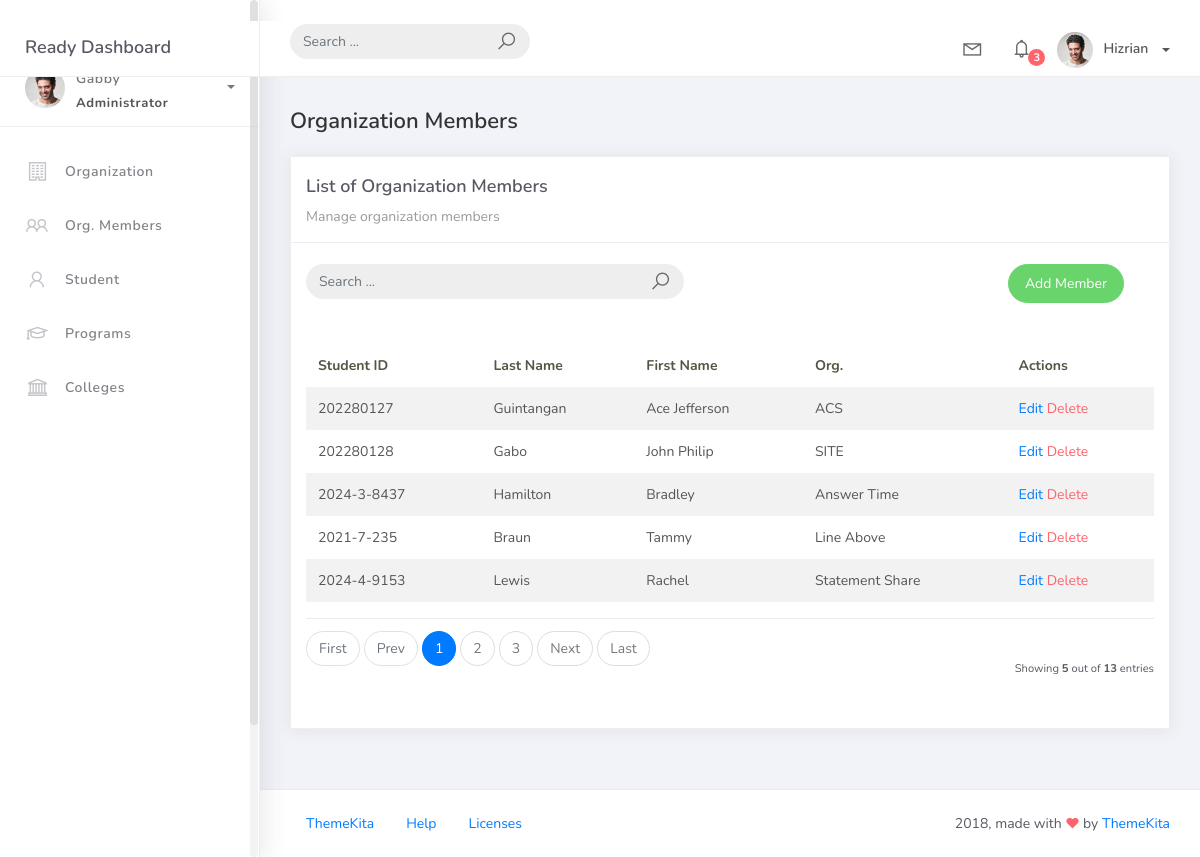
The page /orgmember_list on the database its author committed.
### studentorg/models.py (models this page shows, shortened)
class BaseModel(models.Model):
    created_at = models.DateTimeField(auto_now_add=True, db_index=True)
    updated_at = models.DateTimeField(auto_now=True)
    class Meta:
        abstract = True

class OrgMember(BaseModel):  # Fixed indentation (was nested inside Student class)
    student = models.ForeignKey(Student, on_delete=models.CASCADE)
    organization = models.ForeignKey(Organization, on_delete=models.CASCADE)
    date_joined = models.DateField()  # Fixed typo from 'date_jointed' to 'date_joined'

class Student(BaseModel):
    student_id = models.CharField(max_length=15)
    lastname = models.CharField(max_length=25)
    firstname = models.CharField(max_length=25)
    middlename = models.CharField(max_length=25, blank=True, null=True)
    program = models.ForeignKey(Program, on_delete=models.CASCADE)

class Organization(BaseModel):
    name = models.CharField(max_length=250)
    college = models.ForeignKey(
        College, null=True, blank=True, on_delete=models.CASCADE)
    description = models.CharField(max_length=500)

### studentorg/views.py (the view)
# urls.py: path('orgmember_list', OrgMemberList.as_view(), name='orgmember-list'),
class OrgMemberList(ListView):
    model = OrgMember
    context_object_name = 'orgmember'
    template_name = 'orgmember_list.html'
    paginate_by = 5

### templates/orgmember_list.html (shortened to what this page needs)
{% extends 'base.html' %} {% load static %} {% block content %}
<div class="content">
    <div class="container-fluid">
        <h4 class="page-title">Organization Members</h4>
        <div class="row">
            <div class="col-md-12">
                <div class="card">
                    <div class="card-header">
                        <div class="card-title">List of Organization Members</div>
                        <div class="card-category">Manage organization members</div>
                    </div>
                    <br />
                    <div class="col-md-12 row">
                        <div class="col-md-6">
                            <form class="navbar-left navbar-form nav-search mr-md-3" action="">
                                <div class="input-group">
                                    <input type="text" placeholder="Search ..." class="form-control" />
                                    <div class="input-group-append">
                                        <span class="input-group-text">
                                            <i class="la la-search search-icon"></i>
                                        </span>
                                    </div>
                                </div>
                            </form>
                        </div>
                        <div class="col-md-6">
                            <div class="pull-right">
                                <a href="{% url 'orgmember-add' %}" class="btn btn-success btn-rounded">Add Member</a>
                            </div>
                        </div>
                    </div>
                    <div class="card-body">
                        <table class="table table-striped mt-3">
                            <thead>
                                <tr>
                                    <th scope="col">Student ID</th>
                                    <th scope="col">Last Name</th>
                                    <th scope="col">First Name</th>
                                    <th scope="col">Org.</th>
                                    <th scope="col">Actions</th>
                                </tr>
                            </thead>
                            <tbody>
                                {% for object in orgmember %}
                                <tr>
                                    <td>{{ object.student.student_id }}</td>
                                    <td>{{ object.student.lastname }}</td>
                                    <td>{{ object.student.firstname }}</td>
                                    <td>{{ object.organization.name }}</td>
                                    <td>
                                        <a href="{% url 'orgmember-edit' object.id %}">Edit</a>
                                        <a href="{% url 'orgmember-delete' object.id %}" class="text-danger">Delete</a>
                                    </td>
                                </tr>
                                {% empty %}
                                <tr>
                                    <td colspan="5" style="text-align: center;">
                                        <p class="text-sm font-weight-bold mb-0">No Records Found</p>
                                    </td>
                                </tr>
                                {% endfor %}
                            </tbody>
                        </table>
                        {% include 'includes/pagination.html' %}
                    </div>
                </div>
            </div>
        </div>
    </div>
</div>
{% endblock %}

### rows shown on the page
OrgMember: student.student_id "202280127", student.lastname "Guintangan", student.firstname "Ace Jefferson", organization.name "ACS"
OrgMember: student.student_id "202280128", student.lastname "Gabo", student.firstname "John Philip", organization.name "SITE"
OrgMember: student.student_id "2024-3-8437", student.lastname "Hamilton", student.firstname "Bradley", organization.name "Answer Time"
OrgMember: student.student_id "2021-7-235", student.lastname "Braun", student.firstname "Tammy", organization.name "Line Above"
OrgMember: student.student_id "2024-4-9153", student.lastname "Lewis", student.firstname "Rachel", organization.name "Statement Share"

### other values the page prints
{{ page_num }} "1"
{{ page_num }} "2" "3"
{{ object_list.count }} "5"
{{ paginator.count }} "13"
